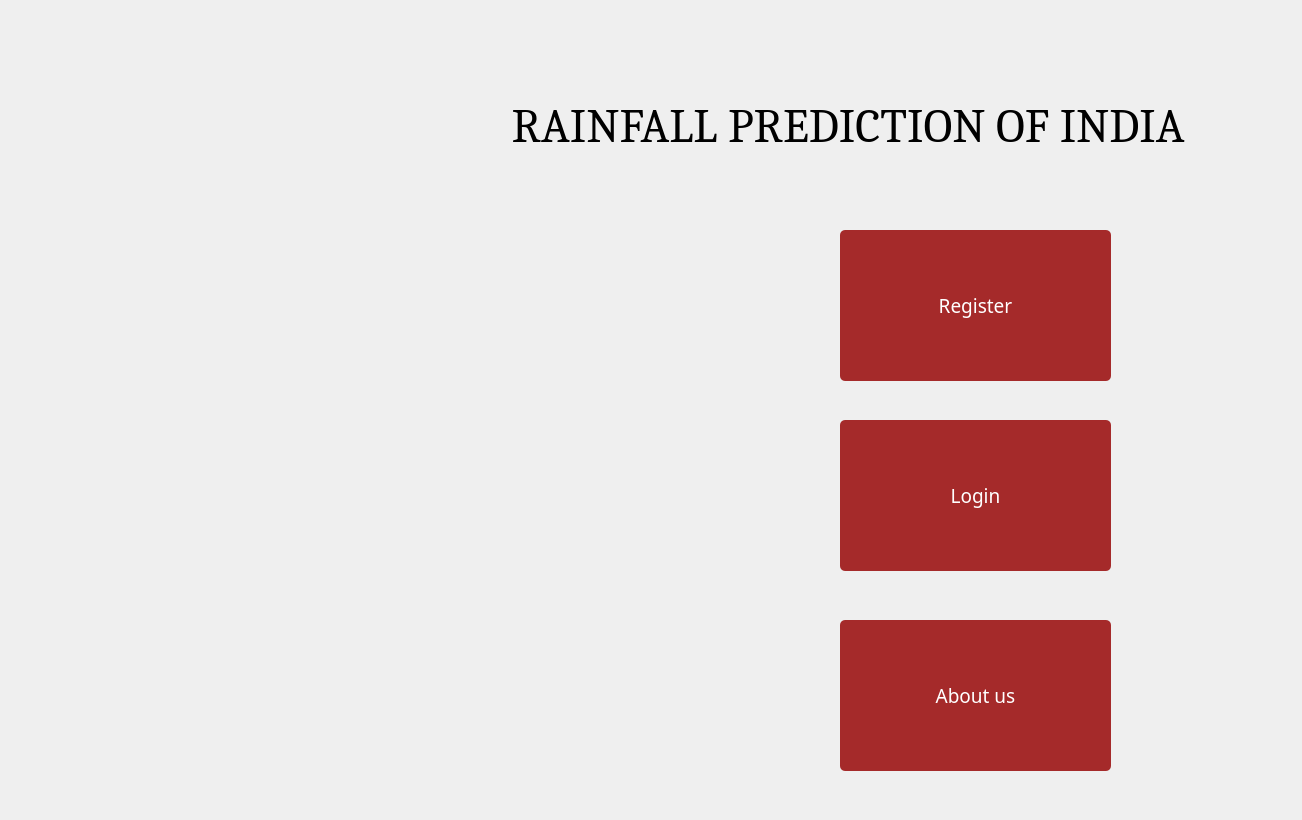
<?xml version="1.0" encoding="UTF-8"?>
<ui version="4.0">
 <class>Mainscreen</class>
 <widget class="QWidget" name="Mainscreen">
  <property name="geometry">
   <rect>
    <x>0</x>
    <y>0</y>
    <width>1302</width>
    <height>820</height>
   </rect>
  </property>
  <property name="windowTitle">
   <string>Form</string>
  </property>
  <widget class="QPushButton" name="btnregister">
   <property name="geometry">
    <rect>
     <x>840</x>
     <y>230</y>
     <width>271</width>
     <height>151</height>
    </rect>
   </property>
   <property name="font">
    <font>
     <family>Trebuchet MS</family>
     <pointsize>14</pointsize>
    </font>
   </property>
   <property name="styleSheet">
    <string notr="true">QPushButton
{
 background:brown;
}
QPushButton
{  
   color:white;
   border-radius:5px;
}
QPushButton:hover
{  
   color:brown;
   border-radius:5px;
   background-color:white;
}</string>
   </property>
   <property name="text">
    <string>Register</string>
   </property>
  </widget>
  <widget class="QPushButton" name="btnlogin">
   <property name="geometry">
    <rect>
     <x>840</x>
     <y>420</y>
     <width>271</width>
     <height>151</height>
    </rect>
   </property>
   <property name="font">
    <font>
     <family>Trebuchet MS</family>
     <pointsize>14</pointsize>
    </font>
   </property>
   <property name="styleSheet">
    <string notr="true">QPushButton
{
 background:brown;
}
QPushButton
{  
   color:white;
   border-radius:5px;
}
QPushButton:hover
{  
   color:brown;
   border-radius:5px;
   background-color:white;
}</string>
   </property>
   <property name="text">
    <string>Login</string>
   </property>
  </widget>
  <widget class="QPushButton" name="btnabout">
   <property name="geometry">
    <rect>
     <x>840</x>
     <y>620</y>
     <width>271</width>
     <height>151</height>
    </rect>
   </property>
   <property name="font">
    <font>
     <family>Trebuchet MS</family>
     <pointsize>14</pointsize>
    </font>
   </property>
   <property name="styleSheet">
    <string notr="true">QPushButton
{
 background:brown;
}
QPushButton
{  
   color:white;
   border-radius:5px;
}
QPushButton:hover
{  
   color:brown;
   border-radius:5px;
   background-color:white;
}</string>
   </property>
   <property name="text">
    <string>About us</string>
   </property>
  </widget>
  <widget class="QLabel" name="mainscreen">
   <property name="geometry">
    <rect>
     <x>480</x>
     <y>90</y>
     <width>971</width>
     <height>71</height>
    </rect>
   </property>
   <property name="font">
    <font>
     <family>Cambria</family>
     <pointsize>36</pointsize>
    </font>
   </property>
   <property name="styleSheet">
    <string notr="true">QLabel{
color:Black;
background:transparent;
border-radius:5px;
}</string>
   </property>
   <property name="text">
    <string>   RAINFALL PREDICTION OF INDIA</string>
   </property>
  </widget>
 </widget>
 <resources/>
 <connections/>
</ui>
